Frame 1 (no input): blank canvas, image omitted
Frame 60 (no input): blank canvas, image omitted
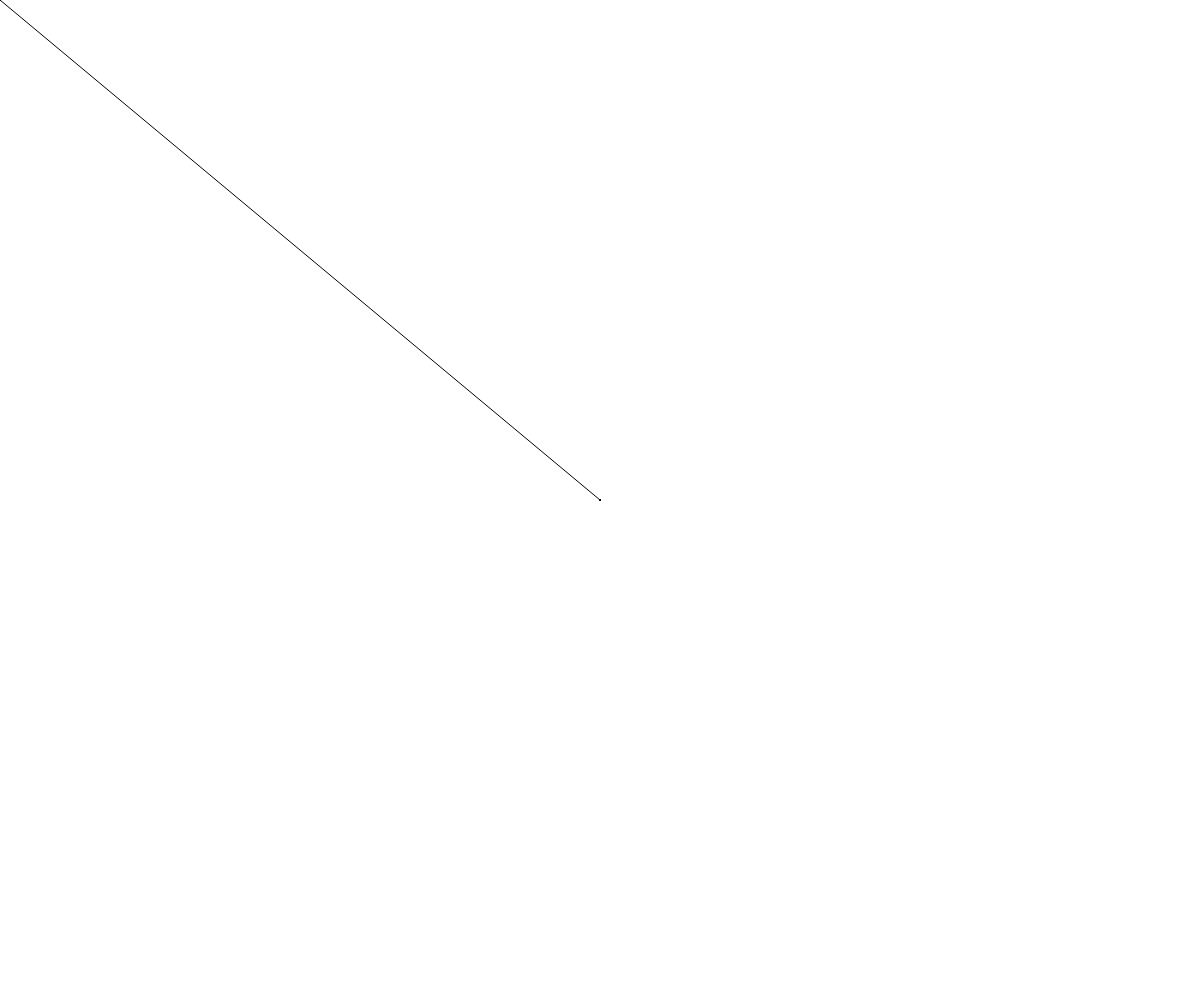
Frame 120 (the mouse pressed at the canvas centre since frame 60)

The p5.js sketch whose frames 1 and 60 were blank and that drew this single picture after the mouse press (run headless with seeded random() and noise() and a simulated clock; from frame 60 on, the mouse is pressed at the canvas centre):

// p5.js sketch
// ── sketch.js
///<reference path="../../intellisence/p5.global-mode.d.ts" />

const screenWidth = document.documentElement.clientWidth;
const screenHeight = document.documentElement.clientHeight;

function setup() {
	createCanvas(screenWidth, screenHeight);
}


function draw() {
	line(pmouseX, pmouseY, mouseX, mouseY);
}
